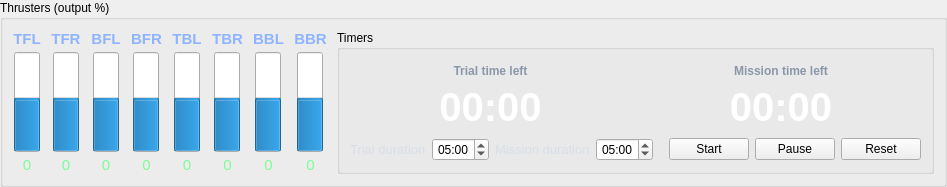
         <widget class="QGroupBox" name="gb_thrusters">
          <property name="maximumSize">
           <size>
            <width>16777215</width>
            <height>230</height>
           </size>
          </property>
          <property name="title">
           <string>Thrusters (output %)</string>
          </property>
          <layout class="QHBoxLayout" name="thrusterLayout">
           <property name="spacing">
            <number>10</number>
           </property>
           <property name="leftMargin">
            <number>10</number>
           </property>
           <property name="topMargin">
            <number>10</number>
           </property>
           <property name="rightMargin">
            <number>10</number>
           </property>
           <property name="bottomMargin">
            <number>10</number>
           </property>
           <item>
            <layout class="QVBoxLayout" name="thruster1_layout">
             <property name="spacing">
              <number>4</number>
             </property>
             <property name="leftMargin">
              <number>0</number>
             </property>
             <property name="topMargin">
              <number>0</number>
             </property>
             <property name="rightMargin">
              <number>0</number>
             </property>
             <property name="bottomMargin">
              <number>0</number>
             </property>
             <item>
              <widget class="QLabel" name="lbl_thr1_name">
               <property name="styleSheet">
                <string notr="true">color: #8fb4ff; font-size: 11pt; font-weight: bold;</string>
               </property>
               <property name="text">
                <string>TFL</string>
               </property>
               <property name="alignment">
                <set>Qt::AlignCenter</set>
               </property>
              </widget>
             </item>
             <item alignment="Qt::AlignHCenter">
              <widget class="QProgressBar" name="bar_thr1">
               <property name="minimumSize">
                <size>
                 <width>26</width>
                 <height>100</height>
                </size>
               </property>
               <property name="maximumSize">
                <size>
                 <width>38</width>
                 <height>16777215</height>
                </size>
               </property>
               <property name="minimum">
                <number>-100</number>
               </property>
               <property name="maximum">
                <number>100</number>
               </property>
               <property name="value">
                <number>0</number>
               </property>
               <property name="alignment">
                <set>Qt::AlignCenter</set>
               </property>
               <property name="textVisible">
                <bool>false</bool>
               </property>
               <property name="orientation">
                <enum>Qt::Vertical</enum>
               </property>
               <property name="format">
                <string>%p%</string>
               </property>
              </widget>
             </item>
             <item>
              <widget class="QLabel" name="lbl_thr1_value">
               <property name="styleSheet">
                <string notr="true">color: #7CFC9A; font-family: 'Consolas','DejaVu Sans Mono',monospace; font-size: 11pt;</string>
               </property>
               <property name="text">
                <string>0</string>
               </property>
               <property name="alignment">
                <set>Qt::AlignCenter</set>
               </property>
              </widget>
             </item>
            </layout>
           </item>
           <item>
            <layout class="QVBoxLayout" name="thruster2_layout">
             <property name="spacing">
              <number>4</number>
             </property>
             <property name="leftMargin">
              <number>0</number>
             </property>
             <property name="topMargin">
              <number>0</number>
             </property>
             <property name="rightMargin">
              <number>0</number>
             </property>
             <property name="bottomMargin">
              <number>0</number>
             </property>
             <item>
              <widget class="QLabel" name="lbl_thr2_name">
               <property name="styleSheet">
                <string notr="true">color: #8fb4ff; font-size: 11pt; font-weight: bold;</string>
               </property>
               <property name="text">
                <string>TFR</string>
               </property>
               <property name="alignment">
                <set>Qt::AlignCenter</set>
               </property>
              </widget>
             </item>
             <item alignment="Qt::AlignHCenter">
              <widget class="QProgressBar" name="bar_thr2">
               <property name="minimumSize">
                <size>
                 <width>26</width>
                 <height>100</height>
                </size>
               </property>
               <property name="maximumSize">
                <size>
                 <width>38</width>
                 <height>16777215</height>
                </size>
               </property>
               <property name="minimum">
                <number>-100</number>
               </property>
               <property name="maximum">
                <number>100</number>
               </property>
               <property name="value">
                <number>0</number>
               </property>
               <property name="alignment">
                <set>Qt::AlignCenter</set>
               </property>
               <property name="textVisible">
                <bool>false</bool>
               </property>
               <property name="orientation">
                <enum>Qt::Vertical</enum>
               </property>
               <property name="format">
                <string>%p%</string>
               </property>
              </widget>
             </item>
             <item>
              <widget class="QLabel" name="lbl_thr2_value">
               <property name="styleSheet">
                <string notr="true">color: #7CFC9A; font-family: 'Consolas','DejaVu Sans Mono',monospace; font-size: 11pt;</string>
               </property>
               <property name="text">
                <string>0</string>
               </property>
               <property name="alignment">
                <set>Qt::AlignCenter</set>
               </property>
              </widget>
             </item>
            </layout>
           </item>
           <item>
            <layout class="QVBoxLayout" name="thruster3_layout">
             <property name="spacing">
              <number>4</number>
             </property>
             <property name="leftMargin">
              <number>0</number>
             </property>
             <property name="topMargin">
              <number>0</number>
             </property>
             <property name="rightMargin">
              <number>0</number>
             </property>
             <property name="bottomMargin">
              <number>0</number>
             </property>
             <item>
              <widget class="QLabel" name="lbl_thr3_name">
               <property name="styleSheet">
                <string notr="true">color: #8fb4ff; font-size: 11pt; font-weight: bold;</string>
               </property>
               <property name="text">
                <string>BFL</string>
               </property>
               <property name="alignment">
                <set>Qt::AlignCenter</set>
               </property>
              </widget>
             </item>
             <item alignment="Qt::AlignHCenter">
              <widget class="QProgressBar" name="bar_thr3">
               <property name="minimumSize">
                <size>
                 <width>26</width>
                 <height>100</height>
                </size>
               </property>
               <property name="maximumSize">
                <size>
                 <width>38</width>
                 <height>16777215</height>
                </size>
               </property>
               <property name="minimum">
                <number>-100</number>
               </property>
               <property name="maximum">
                <number>100</number>
               </property>
               <property name="value">
                <number>0</number>
               </property>
               <property name="alignment">
                <set>Qt::AlignCenter</set>
               </property>
               <property name="textVisible">
                <bool>false</bool>
               </property>
               <property name="orientation">
                <enum>Qt::Vertical</enum>
               </property>
               <property name="format">
                <string>%p%</string>
               </property>
              </widget>
             </item>
             <item>
              <widget class="QLabel" name="lbl_thr3_value">
               <property name="styleSheet">
                <string notr="true">color: #7CFC9A; font-family: 'Consolas','DejaVu Sans Mono',monospace; font-size: 11pt;</string>
               </property>
               <property name="text">
                <string>0</string>
               </property>
               <property name="alignment">
                <set>Qt::AlignCenter</set>
               </property>
              </widget>
             </item>
            </layout>
           </item>
           <item>
            <layout class="QVBoxLayout" name="thruster4_layout">
             <property name="spacing">
              <number>4</number>
             </property>
             <property name="leftMargin">
              <number>0</number>
             </property>
             <property name="topMargin">
              <number>0</number>
             </property>
             <property name="rightMargin">
              <number>0</number>
             </property>
             <property name="bottomMargin">
              <number>0</number>
             </property>
             <item>
              <widget class="QLabel" name="lbl_thr4_name">
               <property name="styleSheet">
                <string notr="true">color: #8fb4ff; font-size: 11pt; font-weight: bold;</string>
               </property>
               <property name="text">
                <string>BFR</string>
               </property>
               <property name="alignment">
                <set>Qt::AlignCenter</set>
               </property>
              </widget>
             </item>
             <item alignment="Qt::AlignHCenter">
              <widget class="QProgressBar" name="bar_thr4">
               <property name="minimumSize">
                <size>
                 <width>26</width>
                 <height>100</height>
                </size>
               </property>
               <property name="maximumSize">
                <size>
                 <width>38</width>
                 <height>16777215</height>
                </size>
               </property>
               <property name="minimum">
                <number>-100</number>
               </property>
               <property name="maximum">
                <number>100</number>
               </property>
               <property name="value">
                <number>0</number>
               </property>
               <property name="alignment">
                <set>Qt::AlignCenter</set>
               </property>
               <property name="textVisible">
                <bool>false</bool>
               </property>
               <property name="orientation">
                <enum>Qt::Vertical</enum>
               </property>
               <property name="format">
                <string>%p%</string>
               </property>
              </widget>
             </item>
             <item>
              <widget class="QLabel" name="lbl_thr4_value">
               <property name="styleSheet">
                <string notr="true">color: #7CFC9A; font-family: 'Consolas','DejaVu Sans Mono',monospace; font-size: 11pt;</string>
               </property>
               <property name="text">
                <string>0</string>
               </property>
               <property name="alignment">
                <set>Qt::AlignCenter</set>
               </property>
              </widget>
             </item>
            </layout>
           </item>
           <item>
            <layout class="QVBoxLayout" name="thruster5_layout">
             <property name="spacing">
              <number>4</number>
             </property>
             <property name="leftMargin">
              <number>0</number>
             </property>
             <property name="topMargin">
              <number>0</number>
             </property>
             <property name="rightMargin">
              <number>0</number>
             </property>
             <property name="bottomMargin">
              <number>0</number>
             </property>
             <item>
              <widget class="QLabel" name="lbl_thr5_name">
               <property name="styleSheet">
                <string notr="true">color: #8fb4ff; font-size: 11pt; font-weight: bold;</string>
               </property>
               <property name="text">
                <string>TBL</string>
               </property>
               <property name="alignment">
                <set>Qt::AlignCenter</set>
               </property>
              </widget>
             </item>
             <item alignment="Qt::AlignHCenter">
              <widget class="QProgressBar" name="bar_thr5">
               <property name="minimumSize">
                <size>
                 <width>26</width>
                 <height>100</height>
                </size>
               </property>
               <property name="maximumSize">
                <size>
                 <width>38</width>
                 <height>16777215</height>
                </size>
               </property>
               <property name="minimum">
                <number>-100</number>
               </property>
               <property name="maximum">
                <number>100</number>
               </property>
               <property name="value">
                <number>0</number>
               </property>
               <property name="alignment">
                <set>Qt::AlignCenter</set>
               </property>
               <property name="textVisible">
                <bool>false</bool>
               </property>
               <property name="orientation">
                <enum>Qt::Vertical</enum>
               </property>
               <property name="format">
                <string>%p%</string>
               </property>
              </widget>
             </item>
             <item>
              <widget class="QLabel" name="lbl_thr5_value">
               <property name="styleSheet">
                <string notr="true">color: #7CFC9A; font-family: 'Consolas','DejaVu Sans Mono',monospace; font-size: 11pt;</string>
               </property>
               <property name="text">
                <string>0</string>
               </property>
               <property name="alignment">
                <set>Qt::AlignCenter</set>
               </property>
              </widget>
             </item>
            </layout>
           </item>
           <item>
            <layout class="QVBoxLayout" name="thruster6_layout">
             <property name="spacing">
              <number>4</number>
             </property>
             <property name="leftMargin">
              <number>0</number>
             </property>
             <property name="topMargin">
              <number>0</number>
             </property>
             <property name="rightMargin">
              <number>0</number>
             </property>
             <property name="bottomMargin">
              <number>0</number>
             </property>
             <item>
              <widget class="QLabel" name="lbl_thr6_name">
               <property name="styleSheet">
                <string notr="true">color: #8fb4ff; font-size: 11pt; font-weight: bold;</string>
               </property>
               <property name="text">
                <string>TBR</string>
               </property>
               <property name="alignment">
                <set>Qt::AlignCenter</set>
               </property>
              </widget>
             </item>
             <item alignment="Qt::AlignHCenter">
              <widget class="QProgressBar" name="bar_thr6">
               <property name="minimumSize">
                <size>
                 <width>26</width>
                 <height>100</height>
                </size>
               </property>
               <property name="maximumSize">
                <size>
                 <width>38</width>
                 <height>16777215</height>
                </size>
               </property>
               <property name="minimum">
                <number>-100</number>
               </property>
               <property name="maximum">
                <number>100</number>
               </property>
               <property name="value">
                <number>0</number>
               </property>
               <property name="alignment">
                <set>Qt::AlignCenter</set>
               </property>
               <property name="textVisible">
                <bool>false</bool>
               </property>
               <property name="orientation">
                <enum>Qt::Vertical</enum>
               </property>
               <property name="format">
                <string>%p%</string>
               </property>
              </widget>
             </item>
             <item>
              <widget class="QLabel" name="lbl_thr6_value">
               <property name="styleSheet">
                <string notr="true">color: #7CFC9A; font-family: 'Consolas','DejaVu Sans Mono',monospace; font-size: 11pt;</string>
               </property>
               <property name="text">
                <string>0</string>
               </property>
               <property name="alignment">
                <set>Qt::AlignCenter</set>
               </property>
              </widget>
             </item>
            </layout>
           </item>
           <item>
            <layout class="QVBoxLayout" name="thruster7_layout">
             <property name="spacing">
              <number>4</number>
             </property>
             <property name="leftMargin">
              <number>0</number>
             </property>
             <property name="topMargin">
              <number>0</number>
             </property>
             <property name="rightMargin">
              <number>0</number>
             </property>
             <property name="bottomMargin">
              <number>0</number>
             </property>
             <item>
              <widget class="QLabel" name="lbl_thr7_name">
               <property name="styleSheet">
                <string notr="true">color: #8fb4ff; font-size: 11pt; font-weight: bold;</string>
               </property>
               <property name="text">
                <string>BBL</string>
               </property>
               <property name="alignment">
                <set>Qt::AlignCenter</set>
               </property>
              </widget>
             </item>
             <item alignment="Qt::AlignHCenter">
              <widget class="QProgressBar" name="bar_thr7">
               <property name="minimumSize">
                <size>
                 <width>26</width>
                 <height>100</height>
                </size>
               </property>
               <property name="maximumSize">
                <size>
                 <width>38</width>
                 <height>16777215</height>
                </size>
               </property>
               <property name="minimum">
                <number>-100</number>
               </property>
               <property name="maximum">
                <number>100</number>
               </property>
               <property name="value">
                <number>0</number>
               </property>
               <property name="alignment">
                <set>Qt::AlignCenter</set>
               </property>
               <property name="textVisible">
                <bool>false</bool>
               </property>
               <property name="orientation">
                <enum>Qt::Vertical</enum>
               </property>
               <property name="format">
                <string>%p%</string>
               </property>
              </widget>
             </item>
             <item>
              <widget class="QLabel" name="lbl_thr7_value">
               <property name="styleSheet">
                <string notr="true">color: #7CFC9A; font-family: 'Consolas','DejaVu Sans Mono',monospace; font-size: 11pt;</string>
               </property>
               <property name="text">
                <string>0</string>
               </property>
               <property name="alignment">
                <set>Qt::AlignCenter</set>
               </property>
              </widget>
             </item>
            </layout>
           </item>
           <item>
            <layout class="QVBoxLayout" name="thruster8_layout">
             <property name="spacing">
              <number>4</number>
             </property>
             <property name="leftMargin">
              <number>0</number>
             </property>
             <property name="topMargin">
              <number>0</number>
             </property>
             <property name="rightMargin">
              <number>0</number>
             </property>
             <property name="bottomMargin">
              <number>0</number>
             </property>
             <item>
              <widget class="QLabel" name="lbl_thr8_name">
               <property name="styleSheet">
                <string notr="true">color: #8fb4ff; font-size: 11pt; font-weight: bold;</string>
               </property>
               <property name="text">
                <string>BBR</string>
               </property>
               <property name="alignment">
                <set>Qt::AlignCenter</set>
               </property>
              </widget>
             </item>
             <item alignment="Qt::AlignHCenter">
              <widget class="QProgressBar" name="bar_thr8">
               <property name="minimumSize">
                <size>
                 <width>26</width>
                 <height>100</height>
                </size>
               </property>
               <property name="maximumSize">
                <size>
                 <width>38</width>
                 <height>16777215</height>
                </size>
               </property>
               <property name="minimum">
                <number>-100</number>
               </property>
               <property name="maximum">
                <number>100</number>
               </property>
               <property name="value">
                <number>0</number>
               </property>
               <property name="alignment">
                <set>Qt::AlignCenter</set>
               </property>
               <property name="textVisible">
                <bool>false</bool>
               </property>
               <property name="orientation">
                <enum>Qt::Vertical</enum>
               </property>
               <property name="format">
                <string>%p%</string>
               </property>
              </widget>
             </item>
             <item>
              <widget class="QLabel" name="lbl_thr8_value">
               <property name="styleSheet">
                <string notr="true">color: #7CFC9A; font-family: 'Consolas','DejaVu Sans Mono',monospace; font-size: 11pt;</string>
               </property>
               <property name="text">
                <string>0</string>
               </property>
               <property name="alignment">
                <set>Qt::AlignCenter</set>
               </property>
              </widget>
             </item>
            </layout>
           </item>
           <item>
            <widget class="QGroupBox" name="gb_timers">
             <property name="maximumSize">
              <size>
               <width>16777215</width>
               <height>230</height>
              </size>
             </property>
             <property name="title">
              <string>Timers</string>
             </property>
             <layout class="QVBoxLayout" name="timersLayout">
              <property name="spacing">
               <number>8</number>
              </property>
              <property name="leftMargin">
               <number>10</number>
              </property>
              <property name="topMargin">
               <number>10</number>
              </property>
              <property name="rightMargin">
               <number>10</number>
              </property>
              <property name="bottomMargin">
               <number>10</number>
              </property>
              <item>
               <layout class="QHBoxLayout" name="timesRow">
                <property name="spacing">
                 <number>10</number>
                </property>
                <property name="leftMargin">
                 <number>0</number>
                </property>
                <property name="topMargin">
                 <number>0</number>
                </property>
                <property name="rightMargin">
                 <number>0</number>
                </property>
                <property name="bottomMargin">
                 <number>0</number>
                </property>
                <item>
                 <layout class="QVBoxLayout" name="trialTimerLayout">
                  <property name="spacing">
                   <number>2</number>
                  </property>
                  <property name="leftMargin">
                   <number>0</number>
                  </property>
                  <property name="topMargin">
                   <number>0</number>
                  </property>
                  <property name="rightMargin">
                   <number>0</number>
                  </property>
                  <property name="bottomMargin">
                   <number>0</number>
                  </property>
                  <item>
                   <widget class="QLabel" name="lbl_trial_title">
                    <property name="styleSheet">
                     <string notr="true">color: #8a97a8; font-size: 9pt; font-weight: bold;</string>
                    </property>
                    <property name="text">
                     <string>Trial time left</string>
                    </property>
                    <property name="alignment">
                     <set>Qt::AlignCenter</set>
                    </property>
                   </widget>
                  </item>
                  <item>
                   <widget class="QLabel" name="lbl_trial_time">
                    <property name="styleSheet">
                     <string notr="true">color: #ffffff; font-family: 'Consolas','DejaVu Sans Mono',monospace; font-size: 30pt; font-weight: bold;</string>
                    </property>
                    <property name="text">
                     <string>00:00</string>
                    </property>
                    <property name="alignment">
                     <set>Qt::AlignCenter</set>
                    </property>
                   </widget>
                  </item>
                 </layout>
                </item>
                <item>
                 <layout class="QVBoxLayout" name="missionTimerLayout">
                  <property name="spacing">
                   <number>2</number>
                  </property>
                  <property name="leftMargin">
                   <number>0</number>
                  </property>
                  <property name="topMargin">
                   <number>0</number>
                  </property>
                  <property name="rightMargin">
                   <number>0</number>
                  </property>
                  <property name="bottomMargin">
                   <number>0</number>
                  </property>
                  <item>
                   <widget class="QLabel" name="lbl_mission_title">
                    <property name="styleSheet">
                     <string notr="true">color: #8a97a8; font-size: 9pt; font-weight: bold;</string>
                    </property>
                    <property name="text">
                     <string>Mission time left</string>
                    </property>
                    <property name="alignment">
                     <set>Qt::AlignCenter</set>
                    </property>
                   </widget>
                  </item>
                  <item>
                   <widget class="QLabel" name="lbl_mission_time">
                    <property name="styleSheet">
                     <string notr="true">color: #ffffff; font-family: 'Consolas','DejaVu Sans Mono',monospace; font-size: 30pt; font-weight: bold;</string>
                    </property>
                    <property name="text">
                     <string>00:00</string>
                    </property>
                    <property name="alignment">
                     <set>Qt::AlignCenter</set>
                    </property>
                   </widget>
                  </item>
                 </layout>
                </item>
               </layout>
              </item>
              <item>
               <layout class="QHBoxLayout" name="missionControlRow">
                <property name="spacing">
                 <number>6</number>
                </property>
                <property name="leftMargin">
                 <number>0</number>
                </property>
                <property name="topMargin">
                 <number>0</number>
                </property>
                <property name="rightMargin">
                 <number>0</number>
                </property>
                <property name="bottomMargin">
                 <number>0</number>
                </property>
                <item>
                 <widget class="QLabel" name="trial_row_duration">
                  <property name="styleSheet">
                   <string notr="true">color: #d7dee8; font-size: 10pt;</string>
                  </property>
                  <property name="text">
                   <string>Trial duration</string>
                  </property>
                  <property name="alignment">
                   <set>Qt::AlignLeading|Qt::AlignLeft|Qt::AlignVCenter</set>
                  </property>
                 </widget>
                </item>
                <item>
                 <widget class="QTimeEdit" name="time_trial_duration">
                  <property name="alignment">
                   <set>Qt::AlignCenter</set>
                  </property>
                  <property name="displayFormat">
                   <string>mm:ss</string>
                  </property>
                  <property name="time">
                   <time>
                    <hour>0</hour>
                    <minute>5</minute>
                    <second>0</second>
                   </time>
                  </property>
                 </widget>
                </item>
                <item>
                 <widget class="QLabel" name="lbl_row_duration">
                  <property name="styleSheet">
                   <string notr="true">color: #d7dee8; font-size: 10pt;</string>
                  </property>
                  <property name="text">
                   <string>Mission duration</string>
                  </property>
                  <property name="alignment">
                   <set>Qt::AlignLeading|Qt::AlignLeft|Qt::AlignVCenter</set>
                  </property>
                 </widget>
                </item>
                <item>
                 <widget class="QTimeEdit" name="time_mission_duration">
                  <property name="alignment">
                   <set>Qt::AlignCenter</set>
                  </property>
                  <property name="displayFormat">
                   <string>mm:ss</string>
                  </property>
                  <property name="time">
                   <time>
                    <hour>0</hour>
                    <minute>5</minute>
                    <second>0</second>
                   </time>
                  </property>
                 </widget>
                </item>
                <item>
                 <spacer name="controlRowSpacer">
                  <property name="orientation">
                   <enum>Qt::Horizontal</enum>
                  </property>
                  <property name="sizeHint" stdset="0">
                   <size>
                    <width>10</width>
                    <height>20</height>
                   </size>
                  </property>
                 </spacer>
                </item>
                <item>
                 <widget class="QPushButton" name="btn_mission_start">
                  <property name="text">
                   <string>Start</string>
                  </property>
                 </widget>
                </item>
                <item>
                 <widget class="QPushButton" name="btn_mission_pause">
                  <property name="text">
                   <string>Pause</string>
                  </property>
                 </widget>
                </item>
                <item>
                 <widget class="QPushButton" name="btn_mission_reset">
                  <property name="text">
                   <string>Reset</string>
                  </property>
                 </widget>
                </item>
               </layout>
              </item>
             </layout>
            </widget>
           </item>
          </layout>
         </widget>
